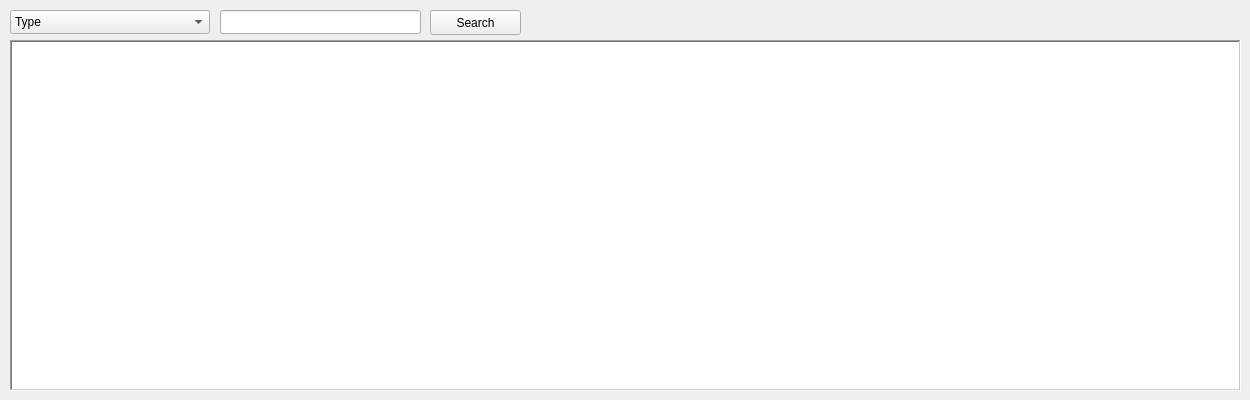
      <widget class="QWidget" name="tab_17">
       <attribute name="title">
        <string>Material</string>
       </attribute>
       <widget class="QTableWidget" name="tableWidget_12">
        <property name="geometry">
         <rect>
          <x>10</x>
          <y>40</y>
          <width>1231</width>
          <height>351</height>
         </rect>
        </property>
        <property name="frameShape">
         <enum>QFrame::WinPanel</enum>
        </property>
        <property name="editTriggers">
         <set>QAbstractItemView::NoEditTriggers</set>
        </property>
        <property name="alternatingRowColors">
         <bool>true</bool>
        </property>
        <property name="selectionMode">
         <enum>QAbstractItemView::SingleSelection</enum>
        </property>
        <property name="selectionBehavior">
         <enum>QAbstractItemView::SelectRows</enum>
        </property>
        <property name="sortingEnabled">
         <bool>true</bool>
        </property>
        <attribute name="horizontalHeaderMinimumSectionSize">
         <number>20</number>
        </attribute>
        <attribute name="horizontalHeaderShowSortIndicator" stdset="0">
         <bool>true</bool>
        </attribute>
        <attribute name="verticalHeaderVisible">
         <bool>false</bool>
        </attribute>
        <attribute name="verticalHeaderCascadingSectionResizes">
         <bool>false</bool>
        </attribute>
       </widget>
       <widget class="QLineEdit" name="lineEdit_60">
        <property name="geometry">
         <rect>
          <x>220</x>
          <y>10</y>
          <width>201</width>
          <height>24</height>
         </rect>
        </property>
       </widget>
       <widget class="QPushButton" name="pushButton_52">
        <property name="geometry">
         <rect>
          <x>430</x>
          <y>10</y>
          <width>91</width>
          <height>25</height>
         </rect>
        </property>
        <property name="text">
         <string>Search</string>
        </property>
       </widget>
       <widget class="QComboBox" name="comboBox_10">
        <property name="geometry">
         <rect>
          <x>10</x>
          <y>10</y>
          <width>200</width>
          <height>24</height>
         </rect>
        </property>
        <item>
         <property name="text">
          <string>Type</string>
         </property>
        </item>
        <item>
         <property name="text">
          <string>Name</string>
         </property>
        </item>
        <item>
         <property name="text">
          <string>Code-1</string>
         </property>
        </item>
        <item>
         <property name="text">
          <string>Code-2</string>
         </property>
        </item>
        <item>
         <property name="text">
          <string>Property-1</string>
         </property>
        </item>
        <item>
         <property name="text">
          <string>Property-2</string>
         </property>
        </item>
        <item>
         <property name="text">
          <string>Manufacture</string>
         </property>
        </item>
       </widget>
      </widget>
